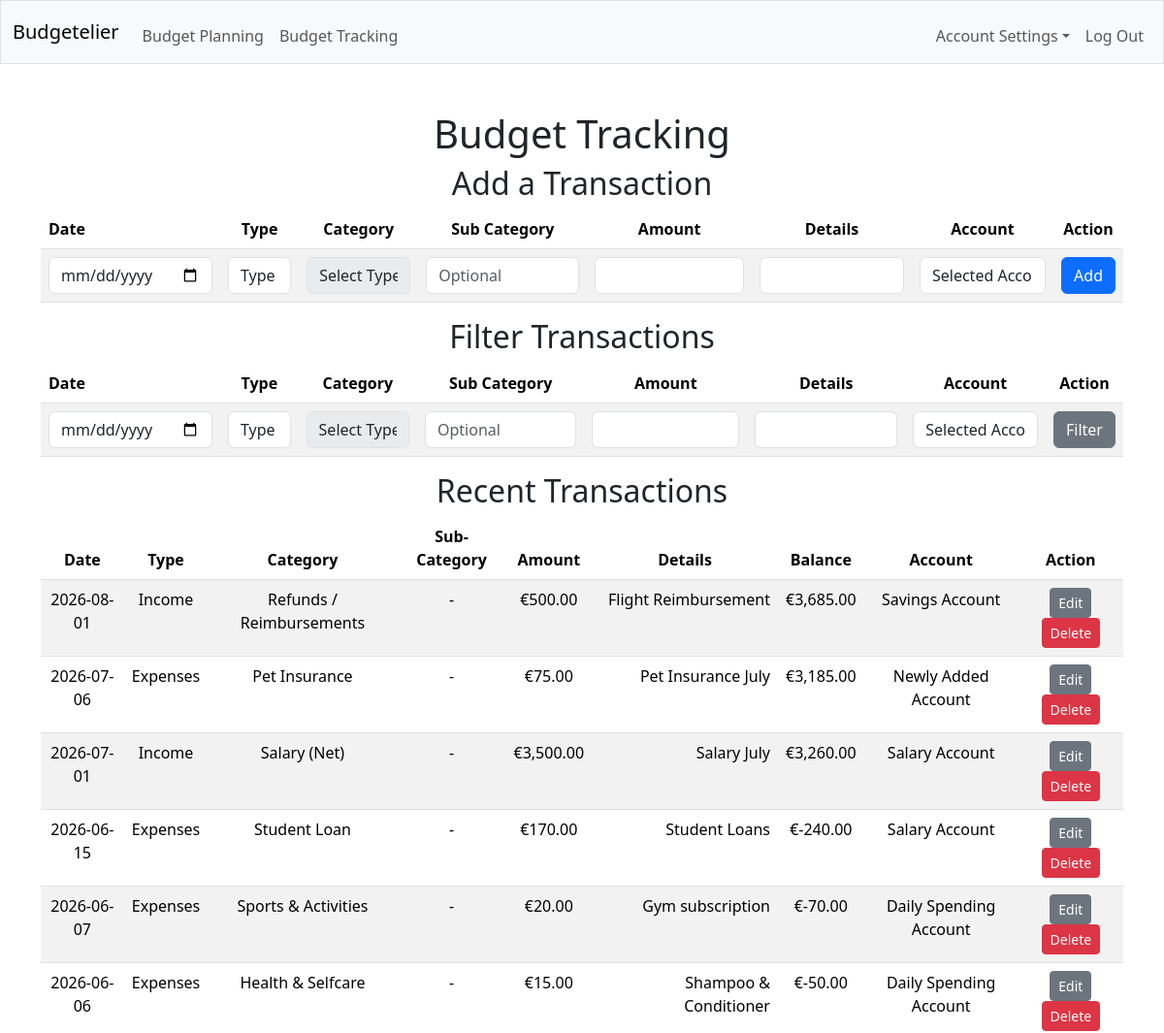
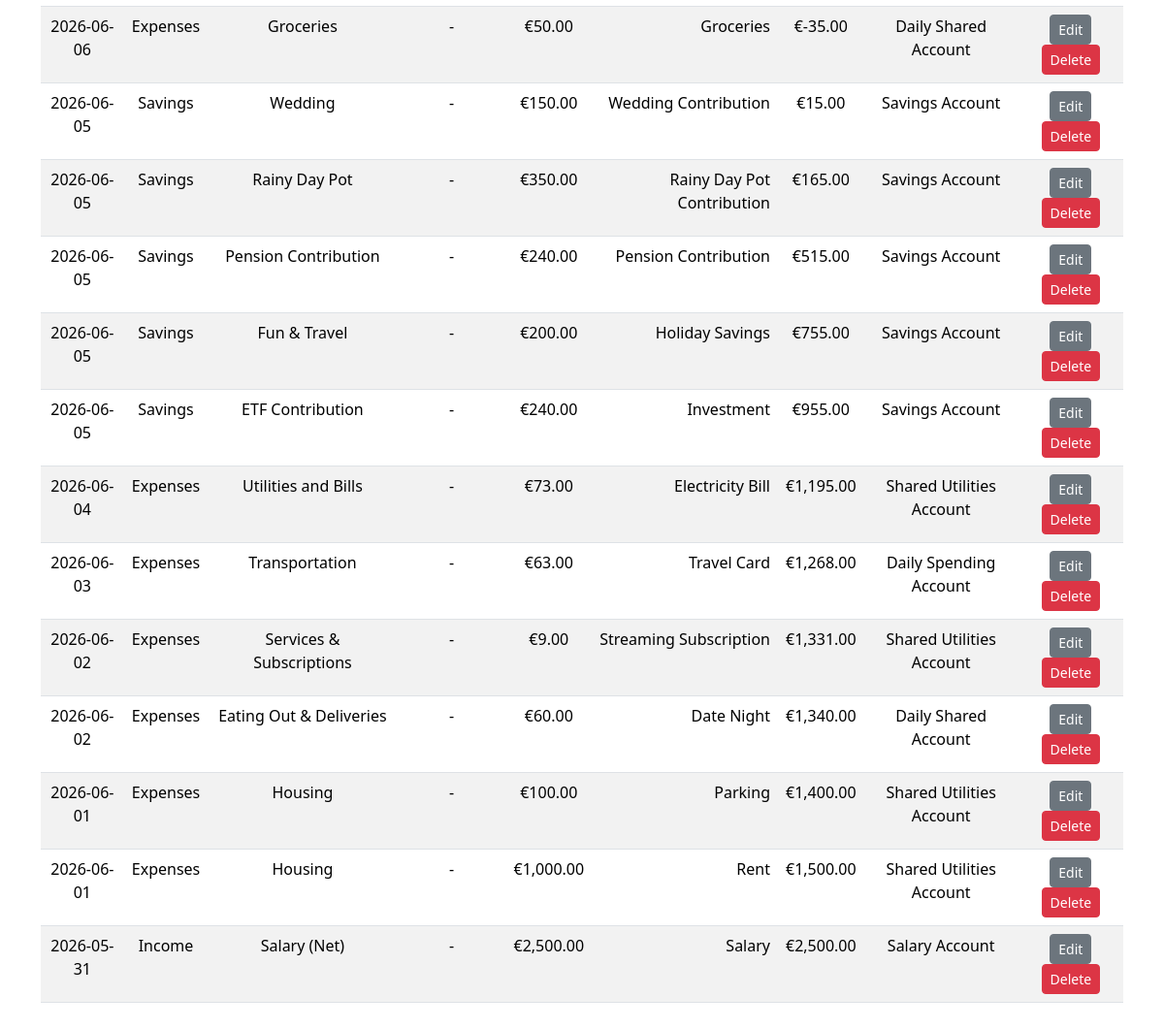
Screenshot of /budget_tracking (signed in) with the database file from the repository (2 pictures, top to bottom).
### tables this page shows
CREATE TABLE "transactions" (
    id INTEGER PRIMARY KEY AUTOINCREMENT,
    date DATE NOT NULL,
    transaction_type TEXT NOT NULL CHECK(transaction_type IN ('income', 'expenses', 'savings')),
    category_id INTEGER NOT NULL,
    sub_category TEXT, 
    amount NUMERIC NOT NULL,
    details TEXT NOT NULL,
    balance NUMERIC NOT NULL,
    effective_date DATE,
    card_id INTEGER NOT NULL,
    user_id INTEGER NOT NULL,
    created_at TIMESTAMP DEFAULT CURRENT_TIMESTAMP,
    FOREIGN KEY (category_id) REFERENCES categories(id) ON DELETE RESTRICT,
    FOREIGN KEY (card_id) REFERENCES bank_accounts(id) ON DELETE CASCADE,
    FOREIGN KEY (user_id) REFERENCES users(id) ON DELETE CASCADE
);

CREATE TABLE categories (
id INTEGER PRIMARY KEY AUTOINCREMENT,
type TEXT NOT NULL CHECK(type IN ('income', 'expenses', 'savings')),
name TEXT NOT NULL UNIQUE,
description TEXT
);

CREATE TABLE "bank_accounts" (
id INTEGER PRIMARY KEY AUTOINCREMENT,
user_id INTEGER NOT NULL,
account_name TEXT NOT NULL,
account_type TEXT,
FOREIGN KEY (user_id) REFERENCES users(id) ON DELETE CASCADE
);

### routes/budget_tracking.py (the view, shortened to what this page needs)
@budget_tracking_bp.route("/budget_tracking", methods=["GET", "POST"])
@login_required
def budget_tracking():
    db = get_db()
    if request.method =="GET":
        categories_by_type, accounts, transactions = _get_page_data(db, session['user_id'])
        return render_template("budget_tracking.html",
                            categories=categories_by_type,
                            accounts=accounts,
                            transactions=transactions)

### app.py (called while the page is built)
@app.after_request
def after_request(response):
    response.headers["Cache-Control"] = "no-cache, no-store, must-revalidate"
    response.headers["Expires"] = 0
    response.headers["Pragma"] = "no-cache"
    return response

### helpers.py (called while the page is built)
def login_required(f):
        @wraps(f)
        def decorated_function(*args, **kwargs):
            if session.get("user_id") is None:
                  return redirect("/login")
            return f(*args, **kwargs)
        return decorated_function

def eur(value):
      return f"€{value:,.2f}"

def get_db():
      db = sqlite3.connect('finances.db')
      db.row_factory = sqlite3.Row
      db.execute("PRAGMA foreign_keys = ON")
      return db

### templates/budget_tracking.html (shortened to what this page needs)
{% extends "layout.html" %}
{% block main %}
    <h1> Budget Tracking </h1>
    <h2>Add a Transaction</h2>
    <form action="/budget_tracking" method="POST">
        <table class="table table-striped">
            <thead>
                <tr>
                    <th class="text-start">Date</th>
                    <th>Type</th>
                    <th>Category</th>
                    <th>Sub Category</th>
                    <th>Amount</th>
                    <th>Details</th>
                    <th>Account</th>
                    <th>Action</th>
                </tr>
            </thead>
            <tbody>
                <tr>
                    <td>
                        <input type="date" name="date" autocomplete="off" class="form-control" placeholder="YYYY-MM-DD" required>
                    </td>
                    <td>
                        <select name="type" id="type-select-add" class="form-control"
                            onchange="updateCategories('add')" required>
                            <option disabled selected>Type</option>
                        </select>
                    </td>
                    <td>
                        <select name="category" id="category-select-add" class="form-control" disabled required>
                            <option value="" disabled selected>Select Type First</option>
                        </select>
                    </td>
                    <td>
                        <input type="text" name="sub_category" class="form-control" placeholder="Optional">
                    </td>
                    <td>
                        <input type="number" name="amount" class="form-control" step="0.01" required>
                    </td>
                    <td>
                        <input type="text" name="details" class="form-control" required>
                    </td>
                    <td>
                        <select name="card_id" class="form-control" required>
                            <option value="" disabled selected>Selected Account</option>
                        </select>
                    </td>
                    <td>
                        <button type="submit" class="btn btn-primary">Add</button>
                    </td>
                </tr>
            </tbody>
        </table>
    </form>
     <h2> Filter Transactions</h2>
     <form action="/budget_tracking" method="POST">
        <table class="table table-striped">
            <thead>
                <tr>
                    <th class="text-start">Date</th>
                    <th>Type</th>
                    <th>Category</th>
                    <th>Sub Category</th>
                    <th>Amount</th>
                    <th>Details</th>
                    <th>Account</th>
                    <th>Action</th>
                </tr>
            </thead>
            <tbody>
                <tr>
                    <td>
                        <input type="date" name="date" class="form-control" autocompelte="off" placeholder="YYYY-MM-DD">
                    </td>
                    <td>
                        <select name="type" id="type-select-filter" class="form-control"
                            onchange="updateCategories('filter')">
                            <option disabled selected>Type</option>
                        </select>
                    </td>
                    <td>
                        <select name="category" id="category-select-filter" class="form-control" disabled>
                            <option value="" disabled selected>Select Type First</option>
                        </select>
                    </td>
                    <td>
                        <input type="text" name="sub_category" class="form-control" placeholder="Optional">
                    </td>
                    <td>
                        <input type="number" name="amount" class="form-control" steps="0.01">
                    </td>
                    <td>
                        <input type="text" name="details" class="form-control">
                    </td>
                    <td>
                        <select name="card_id" class="form-control">
                            <option value="" disabled selected>Selected Account</option>
                        </select>
                    </td>
                    <td>
                        <button type="submit" class="btn btn-secondary">Filter</button>
                    </td>
                </tr>
            </tbody>
        </table>
     </form>
    <h2>Recent Transactions</h2>
    <table class="table table-striped">
        <thead>
            <tr>
                <th>Date</th>
                <th>Type</th>
                <th>Category</th>
                <th>Sub-Category</th>
                <th>Amount</th>
                <th>Details</th>
                <th>Balance</th>
                <th>Account</th>
                <th>Action</th>
            </tr>
        </thead>
        <tbody>
            {% for t in transactions %}
            <tr data-date="{{ t.date }}"
                data-type="{{ t.transaction_type }}"
                data-category="{{ t.category_name }}"
                data-sub="{{ t.sub_category or '' }}"
                data-amount="{{ t.amount }}"
                data-details="{{ t.details }}"
                data-account="{{ t.account_name }}">
                <td class="display-cell">{{ t.date }}</td>
                <td class="display-cell">{{ t.transaction_type | capitalize }}</td>
                <td class="display-cell">{{ t.category_name }}</td>
                <td class="display-cell">{{ t.sub_category or '-' }}</td>
                <td class="display-cell">{{ t.amount | eur }}</td>
                <td class="display-cell text-end">{{ t.details }}</td>
                <td class="display-cell">{{ t.balance | eur }}</td>
                <td class="display-cell">{{ t.account_name }}</td>
                <td>
                    <span class="display-actions">
                        <button type="button"
                            class="btn btn-secondary btn-sm"
                            onclick="enableEditTransaction(this.closest('tr'))">
                            Edit
                        </button>
                        <form action="/budget_tracking" method="POST" style="display:inline;"
                            onsubmit="return confirm('Delete this transaction?');">
                            <button type="submit" class="btn btn-danger btn-sm">Delete</button>
                        </form>
                    </span>
                </td>
            </tr>
            {% endfor %}
        </tbody>
    </table>
{% endblock %}

### templates/layout.html (shortened to what this page needs)
<!DOCTYPE html>
<html lang="en">
    <head>
        <link href="https://cdn.jsdelivr.net/npm/bootstrap@5.3.8/dist/css/bootstrap.min.css" rel="stylesheet">
    </head>
    <body>
        <nav class="bg-light border navbar navbar-expand-md navbar-light">
            <div class="container-fluid">
                <a class="navbar-brand" href="/">Budgetelier</a>
                <div class="collapse navbar-collapse" id="navbar">
                    {% if session["user_id"] %}
                        <ul class="navbar-nav me-auto mt-2">
                            <li class="nav-item"><a class="nav-link" href="/budget_planning">Budget Planning</a></li>
                            <li class="nav-item"><a class="nav-link" href="/budget_tracking">Budget Tracking</a></li>
                        </ul>
                        <ul class="navbar-nav ms-auto mt-2">
                            <li class="nav-item dropdown"><a class="nav-link dropdown-toggle" href="#" role="button" data-bs-toggle="dropdown" aria-expanded="false">Account Settings</a>
                            </li>
                            <li class="nav-item"><a class="nav-link" href="/logout">Log Out</a></li>
                        </ul>
                    {% else %}
                        <ul class="navbar-nav ms-auto mt-2">
                            <li class="nav-item"><a class="nav-link" href="/register">Register</a></li>
                            <li class="nav-item"><a class="nav-link" href="/login">Log In</a></li>
                        </ul>
                    {% endif %}
                </div>
            </div>
        </nav>
        <main class="container py-5 text-center">
            {% block main %}{% endblock %}
        </main>
    </body>
</html>

### rows the page displays
transactions: date "2026-08-01", transaction_type "Income", category_name "Refunds / Reimbursements", sub_category "-", amount|eur "€500.00", details "Flight Reimbursement", balance|eur "€3,685.00", account_name "Savings Account"
transactions: date "2026-07-06", transaction_type "Expenses", category_name "Pet Insurance", sub_category "-", amount|eur "€75.00", details "Pet Insurance July", balance|eur "€3,185.00", account_name "Newly Added Account"
transactions: date "2026-07-01", transaction_type "Income", category_name "Salary (Net)", sub_category "-", amount|eur "€3,500.00", details "Salary July", balance|eur "€3,260.00", account_name "Salary Account"
transactions: date "2026-06-15", transaction_type "Expenses", category_name "Student Loan", sub_category "-", amount|eur "€170.00", details "Student Loans", balance|eur "€-240.00", account_name "Salary Account"
transactions: date "2026-06-07", transaction_type "Expenses", category_name "Sports & Activities", sub_category "-", amount|eur "€20.00", details "Gym subscription", balance|eur "€-70.00", account_name "Daily Spending Account"
transactions: date "2026-06-06", transaction_type "Expenses", category_name "Health & Selfcare", sub_category "-", amount|eur "€15.00", details "Shampoo & Conditioner", balance|eur "€-50.00", account_name "Daily Spending Account"
transactions: date "2026-06-06", transaction_type "Expenses", category_name "Groceries", sub_category "-", amount|eur "€50.00", details "Groceries", balance|eur "€-35.00", account_name "Daily Shared Account"
transactions: date "2026-06-05", transaction_type "Savings", category_name "Wedding", sub_category "-", amount|eur "€150.00", details "Wedding Contribution", balance|eur "€15.00", account_name "Savings Account"
transactions: date "2026-06-05", transaction_type "Savings", category_name "Rainy Day Pot", sub_category "-", amount|eur "€350.00", details "Rainy Day Pot Contribution", balance|eur "€165.00", account_name "Savings Account"
transactions: date "2026-06-05", transaction_type "Savings", category_name "Pension Contribution", sub_category "-", amount|eur "€240.00", details "Pension Contribution", balance|eur "€515.00", account_name "Savings Account"
transactions: date "2026-06-05", transaction_type "Savings", category_name "Fun & Travel", sub_category "-", amount|eur "€200.00", details "Holiday Savings", balance|eur "€755.00", account_name "Savings Account"
transactions: date "2026-06-05", transaction_type "Savings", category_name "ETF Contribution", sub_category "-", amount|eur "€240.00", details "Investment", balance|eur "€955.00", account_name "Savings Account"
transactions: date "2026-06-04", transaction_type "Expenses", category_name "Utilities and Bills", sub_category "-", amount|eur "€73.00", details "Electricity Bill", balance|eur "€1,195.00", account_name "Shared Utilities Account"
transactions: date "2026-06-03", transaction_type "Expenses", category_name "Transportation", sub_category "-", amount|eur "€63.00", details "Travel Card", balance|eur "€1,268.00", account_name "Daily Spending Account"
transactions: date "2026-06-02", transaction_type "Expenses", category_name "Services & Subscriptions", sub_category "-", amount|eur "€9.00", details "Streaming Subscription", balance|eur "€1,331.00", account_name "Shared Utilities Account"
transactions: date "2026-06-02", transaction_type "Expenses", category_name "Eating Out & Deliveries", sub_category "-", amount|eur "€60.00", details "Date Night", balance|eur "€1,340.00", account_name "Daily Shared Account"
transactions: date "2026-06-01", transaction_type "Expenses", category_name "Housing", sub_category "-", amount|eur "€100.00", details "Parking", balance|eur "€1,400.00", account_name "Shared Utilities Account"
transactions: date "2026-06-01", transaction_type "Expenses", category_name "Housing", sub_category "-", amount|eur "€1,000.00", details "Rent", balance|eur "€1,500.00", account_name "Shared Utilities Account"
transactions: date "2026-05-31", transaction_type "Income", category_name "Salary (Net)", sub_category "-", amount|eur "€2,500.00", details "Salary", balance|eur "€2,500.00", account_name "Salary Account"
